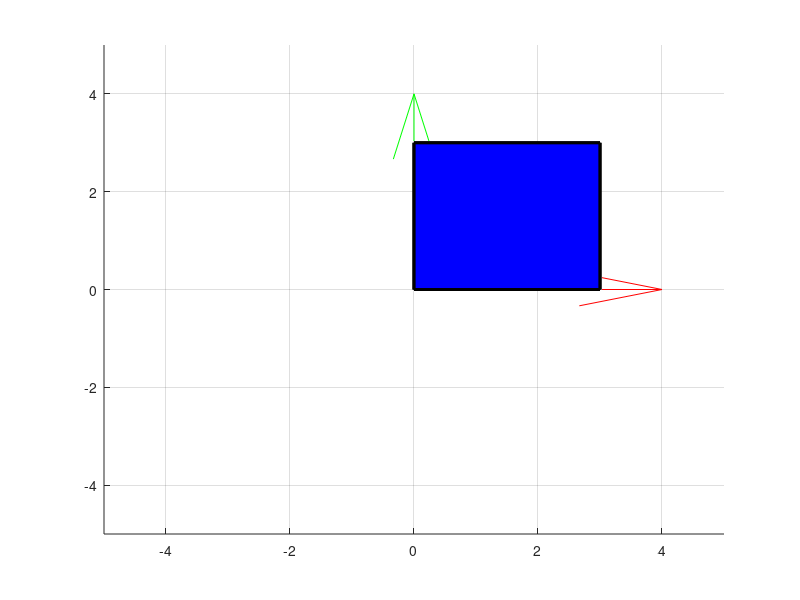

MATLAB code to generate this figure: (Note: this script raises an error after producing the figure.)
clear;
clc;
close all;




% Question 03

l = 3;
V = [0 0 0;
     l 0 0;
     l l 0;
     0 l 0;
     0 0 l;
     l 0 l;
     l l l;
     0 l l;];

F = [1 2 3 4;
     5 6 7 8;
     1 2 6 5;
     2 3 7 6;
     3 4 8 7;
     1 4 8 5];

C = [255 0 0;
     0 0 255;
     0 255 0;
     128 128 128;
     255 255 255;
     0 0 0;];



figure()
p_handle = patch('faces', F, 'vertices', V, 'facec', 'flat', ...
    'FaceVertexCData', C,'EdgeColor', 'black', 'LineWidth', 2);

axis([-5 5 -5 5 -5 5])
grid on

hold on
quiver3(0,0,0,1,0,0,4,'r')
quiver3(0,0,0,0,1,0,4,'g')
quiver3(0,0,0,0,0,1,4,'b')


T_wo = [rotsym('x',deg2rad(90)) [1 1 0]';
    0 0 0      1];

for i = 1:8;
    p_om = [V(i,:)';1];
    p_wm = T_wo*p_om;
    Vnew(i,:)=p_wm(1:3,:);
end

set(p_handle,'vertices',Vnew)

% tf_handle_o(1)=quiver3(T_wo(1,4),T_wo(2,4),T_wo(3,4),T_wo(1,1),T_wo(2,1),T_wo(3,1),4,'r');
% tf_handle_o(2)=quiver3(T_wo(1,4),T_wo(2,4),T_wo(3,4),T_wo(1,2),T_wo(2,2),T_wo(3,2),4,'g');
% tf_handle_o(3)=quiver3(T_wo(1,4),T_wo(2,4),T_wo(3,4),T_wo(1,3),T_wo(2,3),T_wo(3,3),4,'b');

rot2 = [rotsym('y',deg2rad(30)) [0 0 0]';
    0 0 0      1];

for i = 1:8;
    p_om = [V(i,:)';1];
    p_wm = rot2*p_om;
    Vnew(i,:)=p_wm(1:3,:);
end

set(p_handle,'vertices',Vnew)

% tf_handle_o(1)=quiver3(rot2(1,4),rot2(2,4),rot2(3,4),rot2(1,1),rot2(2,1),rot2(3,1),4,'r');
% tf_handle_o(2)=quiver3(rot2(1,4),rot2(2,4),rot2(3,4),rot2(1,2),rot2(2,2),rot2(3,2),4,'g');
% tf_handle_o(3)=quiver3(rot2(1,4),rot2(2,4),rot2(3,4),rot2(1,3),rot2(2,3),rot2(3,3),4,'b');

rot3 = [rotsym('z',deg2rad(-90)) [-2 0 0]';
    0 0 0      1];

for i = 1:8;
    p_om = [V(i,:)';1];
    p_wm = rot3*p_om;
    Vnew(i,:)=p_wm(1:3,:);
end

set(p_handle,'vertices',Vnew)

tf_handle_o(1)=quiver3(rot3(1,4),rot3(2,4),rot3(3,4),rot3(1,1),rot3(2,1),rot3(3,1),4,'r');
tf_handle_o(2)=quiver3(rot3(1,4),rot3(2,4),rot3(3,4),rot3(1,2),rot3(2,2),rot3(3,2),4,'g');
tf_handle_o(3)=quiver3(rot3(1,4),rot3(2,4),rot3(3,4),rot3(1,3),rot3(2,3),rot3(3,3),4,'b');

disp(rot3)
